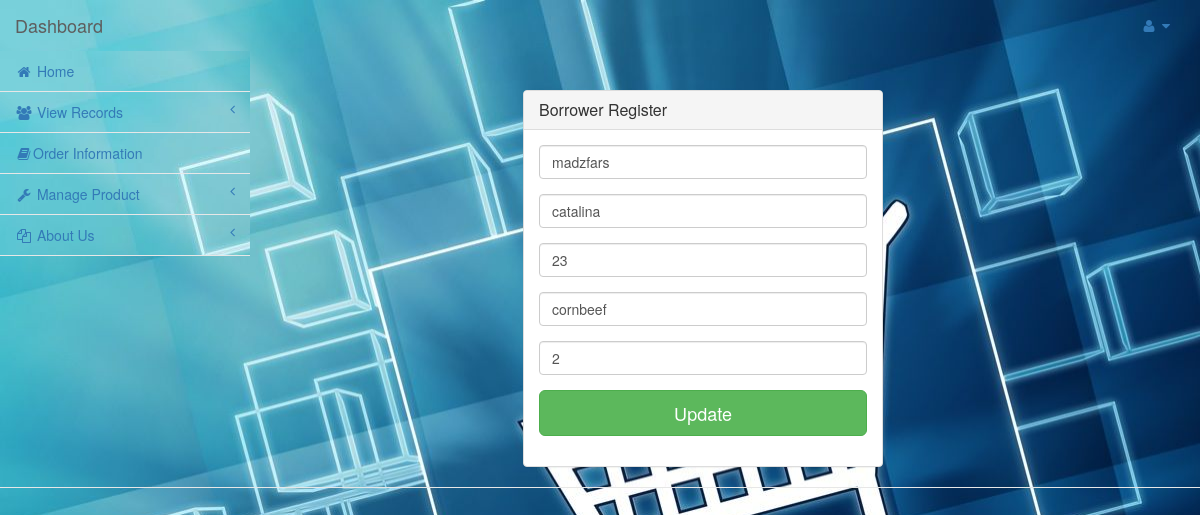
Page /admin/update_borrow.php?update=4 on the committed database.
### tables this page shows
CREATE TABLE `borrows_tbl` (
  `users_id` int(11) NOT NULL,
  `name` varchar(100) NOT NULL,
  `address` varchar(100) NOT NULL,
  `age` int(11) NOT NULL,
  `product` varchar(100) NOT NULL,
  `quantity` int(11) NOT NULL
);

### admin/update_borrow.php (the view, shortened to what this page needs)
<!DOCTYPE html>
<html lang="en">
<?php
include'connect.php';
?>
<head>
    <link href="../vendor/bootstrap/css/bootstrap.min.css" rel="stylesheet">
    <link href="../vendor/metisMenu/metisMenu.min.css" rel="stylesheet">
    <link href="../dist/css/sb-admin-2.css" rel="stylesheet">
    <link href="../vendor/font-awesome/css/font-awesome.min.css" rel="stylesheet" type="text/css">
</head>
<body style="background-image: url('images/shops.jpg')">
<div id="wrapper">
<?php
	if (isset($_GET['update'])){
		$fetch = "SELECT * FROM borrows_tbl WHERE users_id='".$_GET['update']."'";
		$sql = mysqli_query($conn,$fetch);
		$rest = mysqli_fetch_array($sql);
	}
?>
<nav class="navbar navbar-default navbar-static-top" role="navigation" style="background-image: url('images/shops.jpg')">
    <div class="navbar-header">
        <a class="navbar-brand" href="home.php">Dashboard</a>
    </div>
    <ul class="nav navbar-top-links navbar-right">
        <li class="dropdown">
            <a class="dropdown-toggle" data-toggle="dropdown" href="#">
                <i class="fa fa-user fa-fw"></i> <i class="fa fa-caret-down"></i>
            </a>
        </li>
    </ul>
    <?php
    include 'dashboard.php';
    ?>
    </div>
    <form method="post" action="">
    <div id="wrapper" style="background-image: url('images/shops.jpg')">
        <div class="container">
        <div class="row">
            <div class="col-md-4 col-md-offset-4">
                <div class="login-panel panel panel-default">
                    <div class="panel-heading">
                        <h3 class="panel-title">Borrower Register</h3>
                    </div>
                    <div class="panel-body">
                        <form role="form">
                            <fieldset>
                                <div class="form-group">
                                    <input class="form-control" placeholder="Your name" name="txtname" type="text" value="<?php echo $rest['name']; ?>">
                                </div>
                                <div class="form-group">
                                    <input class="form-control" placeholder="Your address" name="txtaddress" type="text" value=<?php echo $rest['address']; ?>>
                                </div>
                                <div class="form-group">
                                    <input class="form-control" placeholder="Your age" name="txtage" type="text" value="<?php echo $rest['age']; ?>">
                                </div>
                                <div class="form-group">
                                    <input class="form-control" placeholder="Enter product" name="txtproduct" type="text" value="<?php echo $rest['product']; ?>">
                                </div>
                                <div class="form-group">
                                    <input class="form-control" placeholder="Enter desire quantity" name="txtquantity" type="text" value="<?php echo $rest['quantity']; ?>">
                                </div>
                                <div class="form-group">
                                <input type="submit" name="update" value="Update" class="btn btn-lg btn-success btn-block">
                                </div>
                                </div>
                        </form>
                    </div>
</body>
</html>

### rows in the picture
borrows_tbl: txtname "madzfars", txtaddress "catalina", txtage "23", txtproduct "cornbeef", txtquantity "2"
